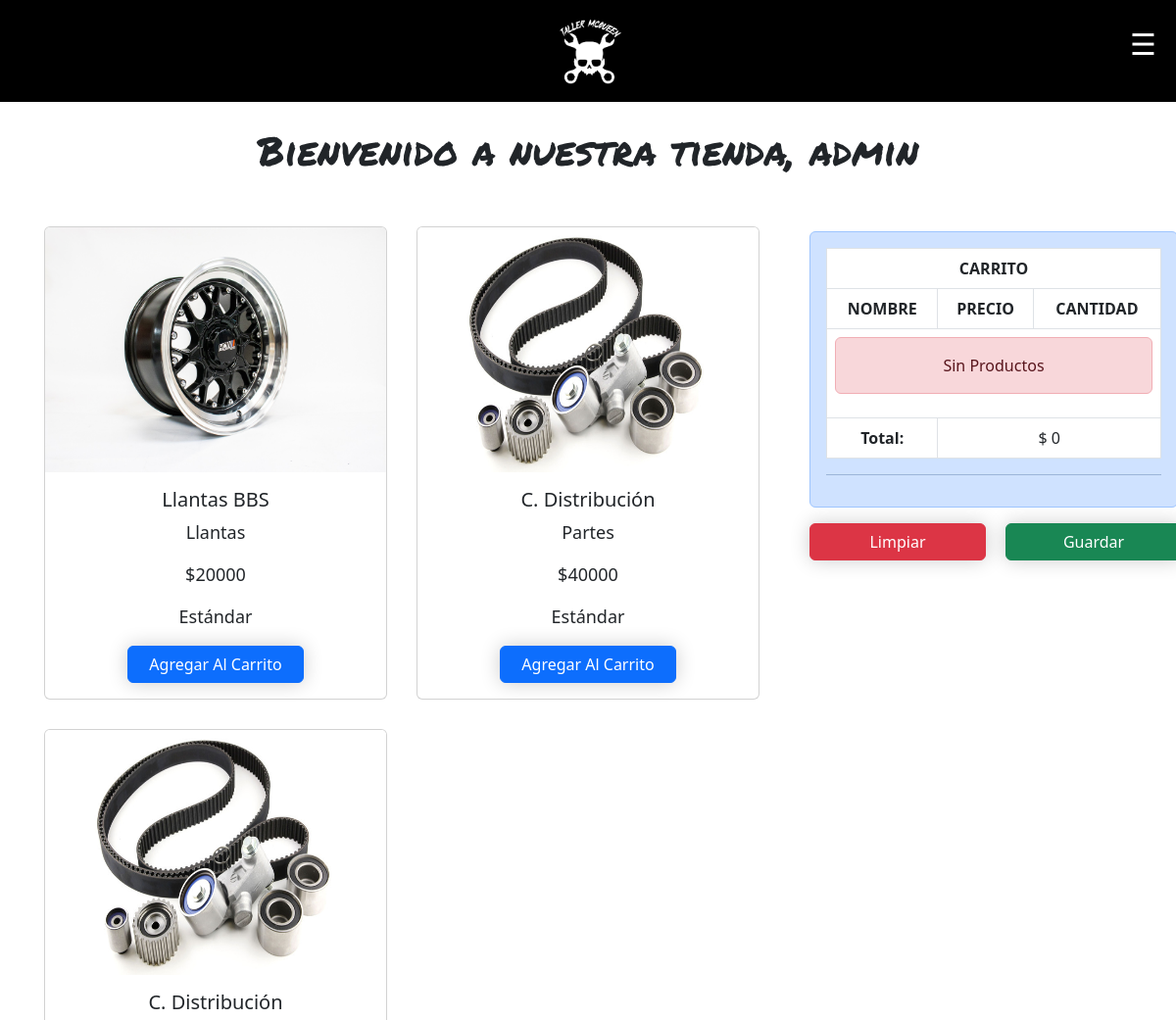
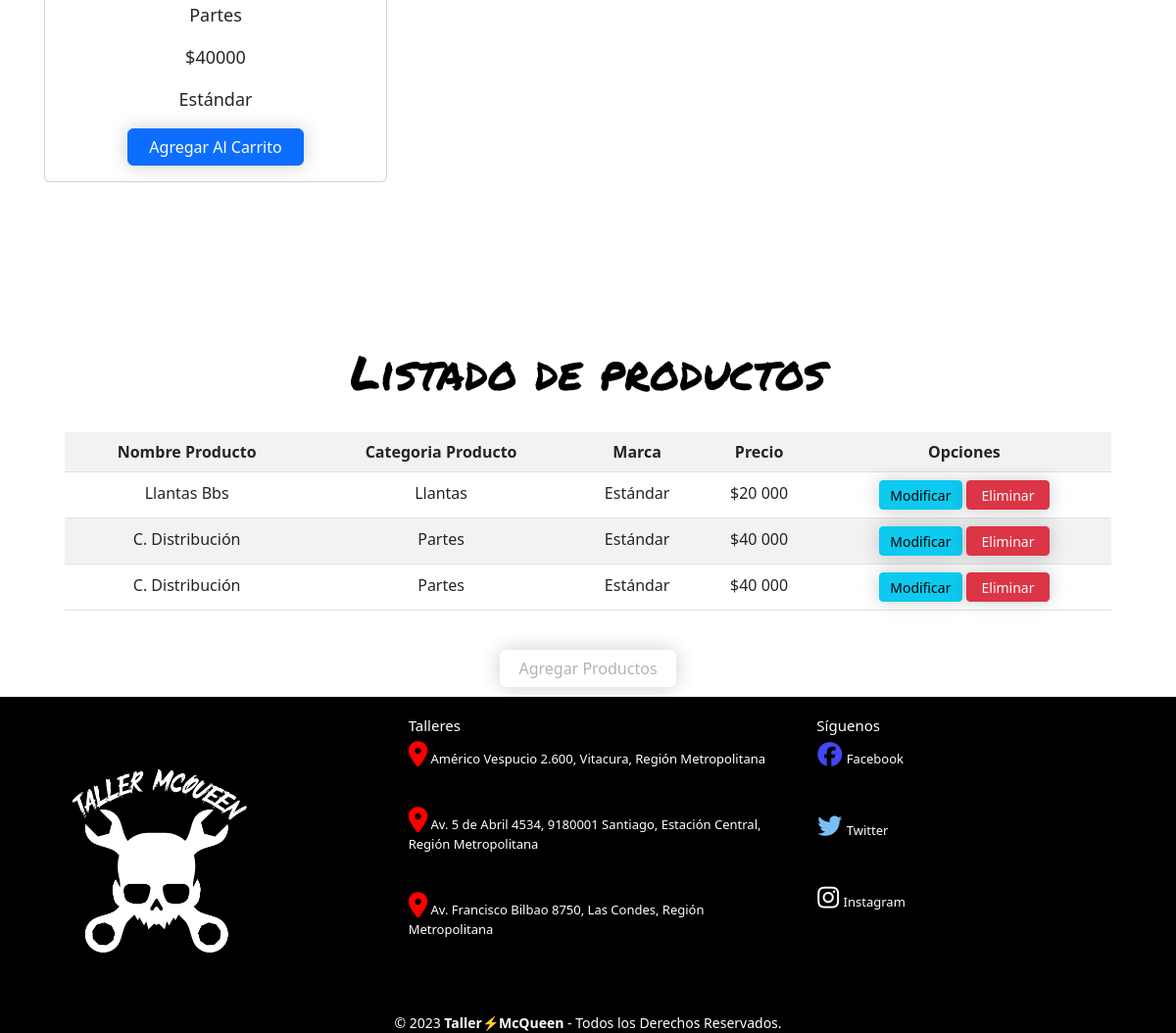
Page /mytienda/ (signed in) on the earlier database version (2 pictures, top to bottom).
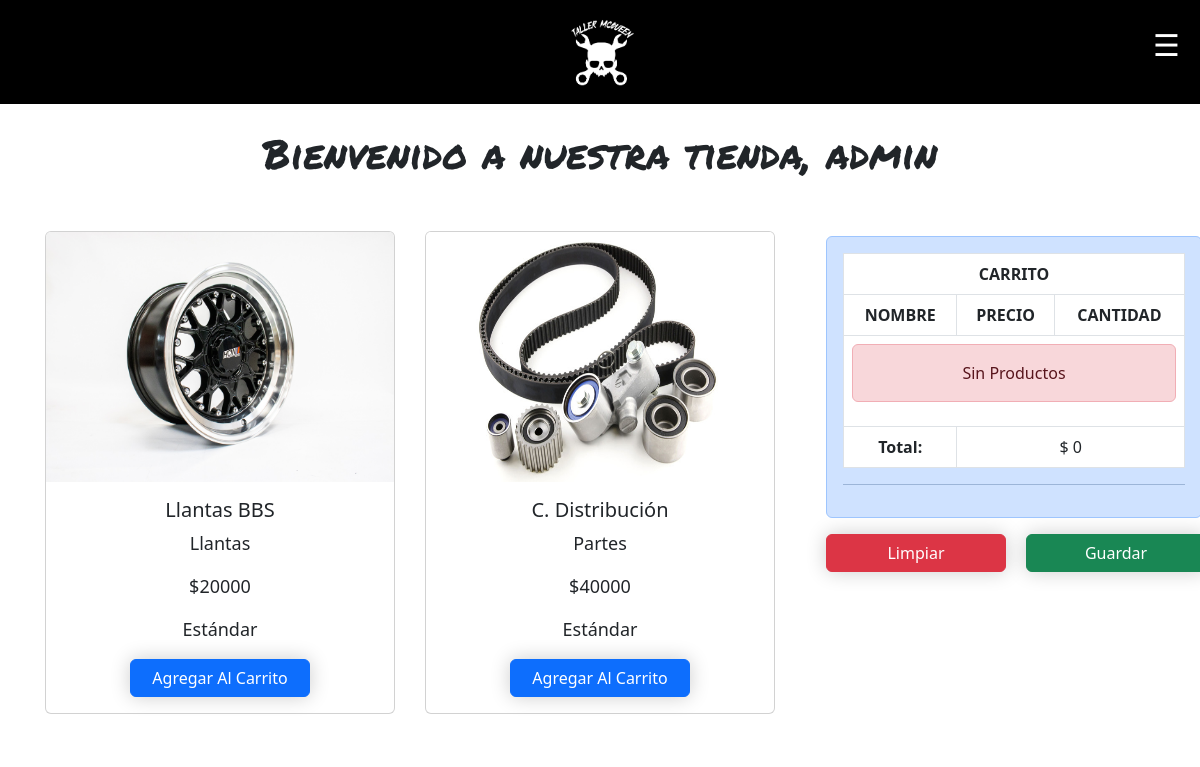
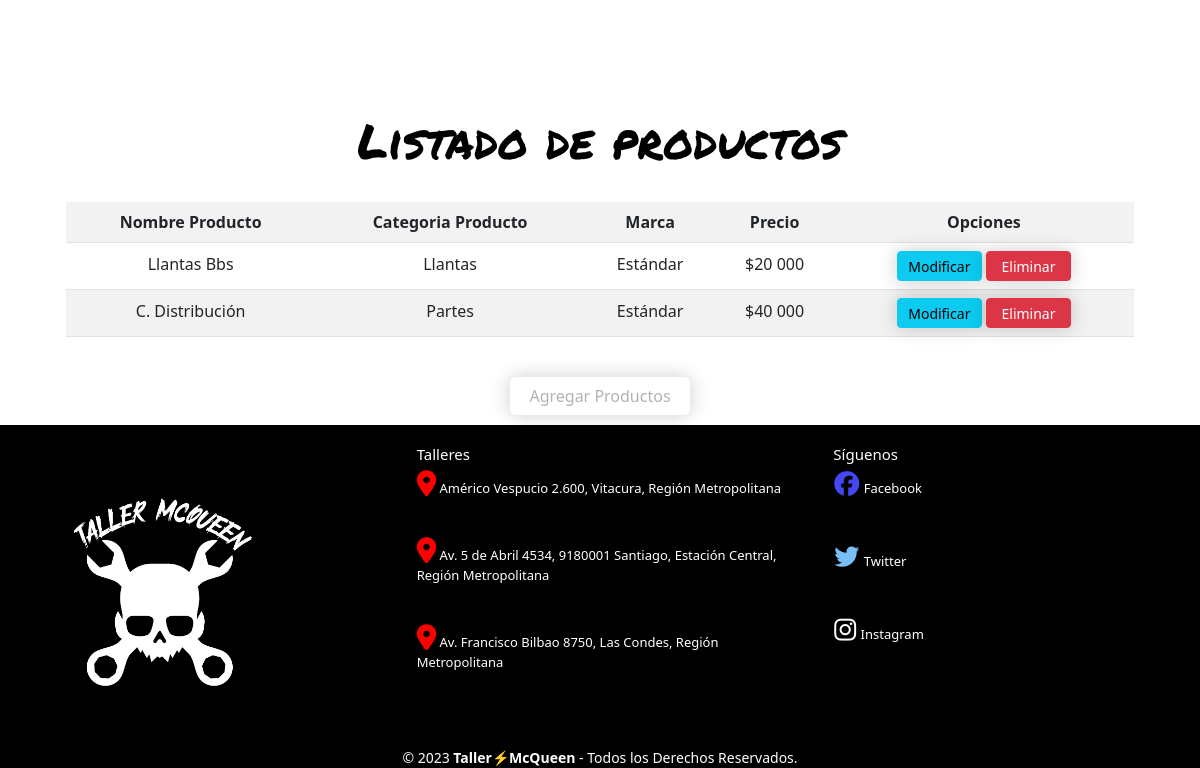
Same page on the later database version (2 pictures, top to bottom).
### productos/models.py (models this page shows, shortened)
class Producto(models.Model):
    nombreP=models.CharField(max_length=30)
    categoriaP=models.CharField(max_length=30)
    modelovehiculoP=models.CharField(max_length=30)
    precioP=models.IntegerField()
    imagen = models.ImageField(upload_to="productos", null=True)

### productos/views.py (the view)
# urls.py: path('mytienda/', views.tienda, name='tienda'),
@login_required
def tienda(request):
    productos = Producto.objects.all()
    return render(request, 'productos/tienda.html', {'productos': productos})

### productos/context_processor.py (called while the page is built)
def total_carrito(request):
    total = 0
    if request.user.is_authenticated:
        if "carrito" in request.session.keys():
            for key, value in request.session["carrito"].items():
                total += int(value["acumulado"])
    return {"total_carrito": total}

### productos/templates/productos/tienda.html
{% extends 'productos/base.html' %}
{% load static %}
{% block contenido%}
<body>
    <div class="container">
        <div style="padding-top: 130px;" class="align-self-center">
            <h1 class="venta-vehiculos">Bienvenido a nuestra tienda, {{user.username}}</h1>
        </div>
        <div class="row">
            <div class="col-md-8">
                <div class="row" style="margin-bottom: 30px; padding-top: 30px;">
                    {% for producto in productos %}
                    <div class="col-sm-12 col-md-6" id="div-img">
                        <div class="card" id="div-foto">
                            <img src="{{producto.imagen.url}}" class="card-img-top" style="max-width: 370px; max-height: 250px; min-height: 250px;" alt="">
                            <div class="card-body">
                                <h5 class="card-tittle">{{producto.nombreP}}</h5>
                                <p class="card-text">{{producto.categoriaP}}</p>
                                <p class="card-text">${{producto.precioP}}</p>
                                <p class="card-text">{{producto.modelovehiculoP}}</p>
                                <a href="{% url 'Add' producto.id %}" class="btn btn-primary">Agregar al carrito</a>
                            </div>
                        </div>
                    </div>
                    {% endfor %}
                </div>
            </div>
            <div class="col-xl-1 flex-column" id="carrito-tienda" style="margin-bottom: 30px; padding-top: 50px; ">
                <div class="container">
                    {% include "productos/carrito.html" %}
                </div>
            </div>
        </div>
        <div class="container">
            <div class="container">
                {% if user.is_authenticated and perms.productos.can_view_crud %}
                    {% include "productos/listarCrud.html" %}
                    <div id="container-tienda">
                        <div class="btn btn">
                            <a class="link-transparent" id="linkss" href="{% url 'agregar_crud' %}">Agregar productos</a>
                        </div>
                    </div>
                {% else %}
                    <div></div>
                {% endif %}
            </div>
        </div>
    </div>
</body>
{% endblock%}

### productos/templates/productos/listarCrud.html (shortened to what this page needs)
{% block contenido %}
{% load humanize %}
<div id="tabla-productos">
    <div>
        <h1 id="tit-listado-curd">Listado de productos</h1>
        <table class="table table-striped table-hover table-responsive-sm">
            <tr>
                <th>Nombre Producto</th>
                <th>Categoria Producto</th>
                <th>Marca</th>
                <th>Precio</th>
                <th>Opciones</th>
            </tr>
            {% for p in productos %}
            <tr>
                <td>{{ p.nombreP | title }}</td>
                <td>{{ p.categoriaP | title }}</td>
                <td>{{ p.modelovehiculoP | title }}</td>
                <td>${{ p.precioP | intcomma }}</td>
                <td>
                    <a href="{% url 'modificar_crud' p.id %}" class="btn btn-info btn-sm" style="height: 30px; width: 85px;">Modificar</a>
                    <a href="#" onclick="eliminarProducto({{ p.id }})" class="btn btn-danger btn-sm" style="height: 30px; width: 85px;">Eliminar</a>
                </td>
            </tr>
            {% endfor %}
        </table>
    </div>
</div>
{% endblock %}

Differences in the rows shown:
removed Producto: imagen (picture), nombreP "C. Distribución", categoriaP "Partes", precioP "40000", modelovehiculoP "Estándar", precioP "40 000", {{ p.id }} 30 (drawn)
